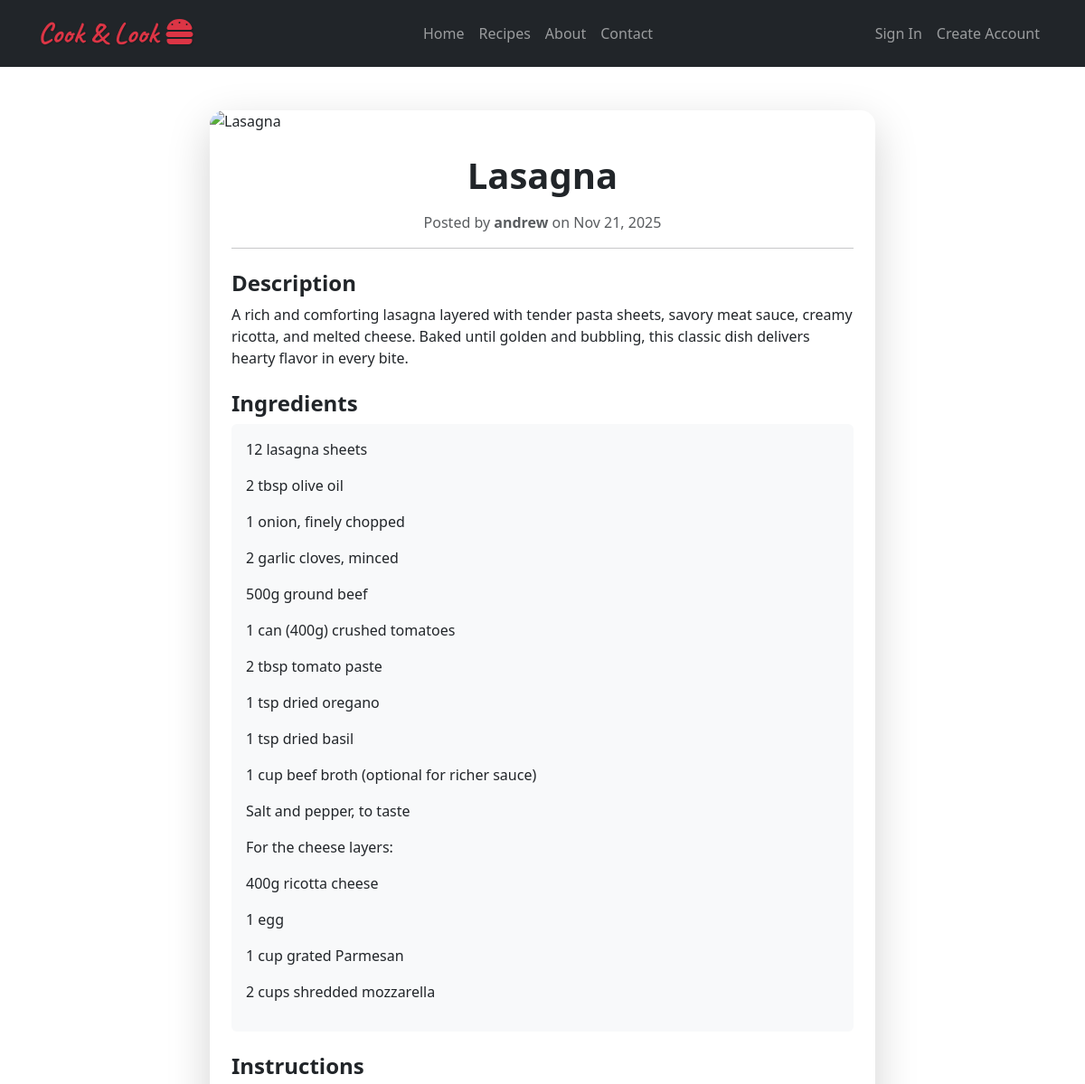
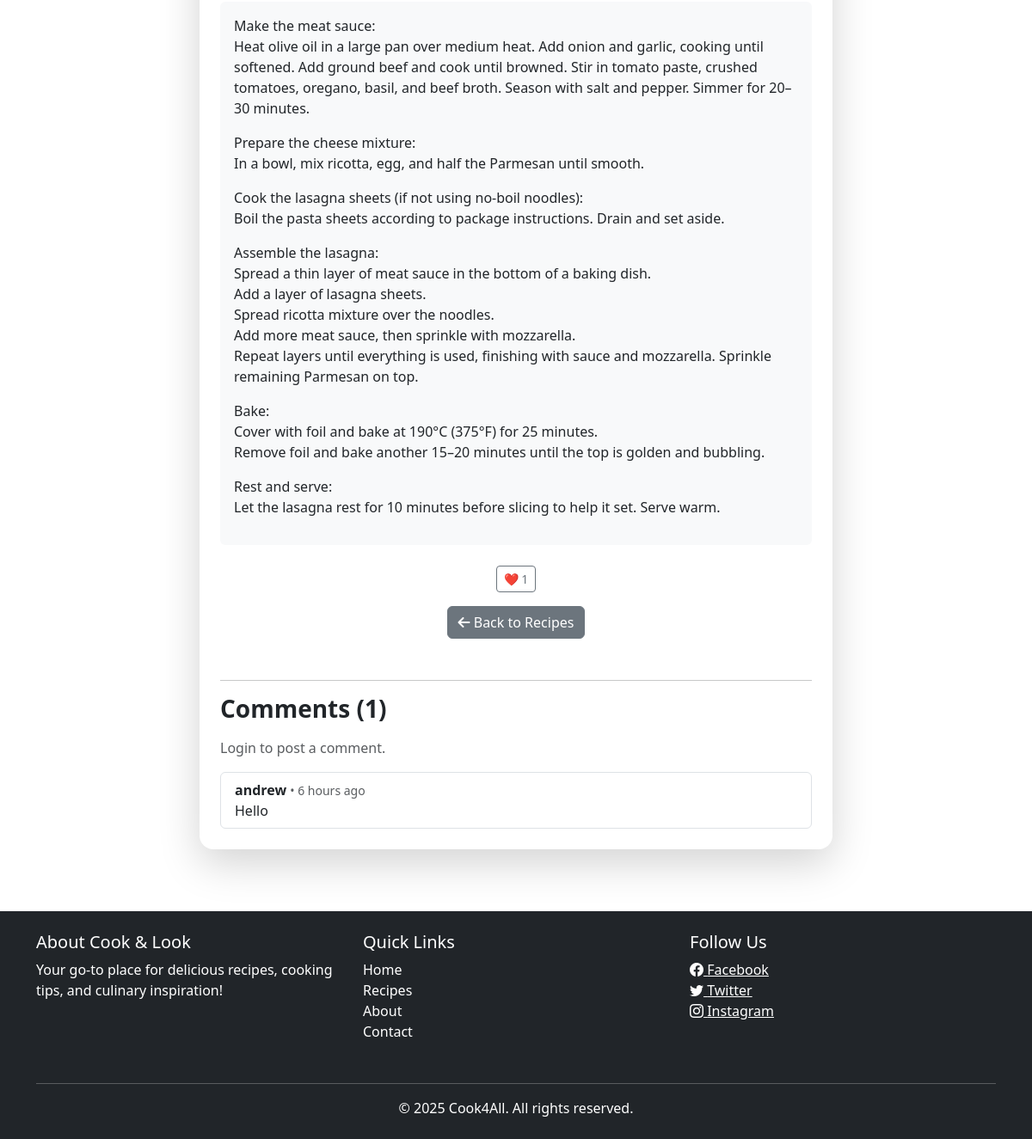
Screenshot of /recipes/4/ with the database file from the repository (2 pictures, top to bottom).
### recipes/models.py (models this page shows, shortened)
class Recipe(models.Model):
    author = models.ForeignKey(User, on_delete=models.CASCADE, related_name="recipes")
    title = models.CharField(max_length=200)
    description = models.TextField()
    ingredients = models.TextField()
    instructions = models.TextField()
    image = CloudinaryField('image', blank=True, null=True)
    created_at = models.DateTimeField(auto_now_add=True)
    likes = models.ManyToManyField(User, related_name="liked_recipes", blank=True)
    saved_by = models.ManyToManyField(User, related_name="saved_recipes", blank=True)
    def total_likes(self):
        return self.likes.count()

class Comment(models.Model):
    recipe = models.ForeignKey(Recipe, on_delete=models.CASCADE, related_name="comments")
    author = models.ForeignKey(User, on_delete=models.CASCADE)
    content = models.TextField()
    created_at = models.DateTimeField(auto_now_add=True)
    updated_at = models.DateTimeField(auto_now=True)

### recipes/views.py (the view)
# urls.py: path("<int:pk>/", RecipeDetailView.as_view(), name="recipe_detail"),
class RecipeDetailView(DetailView):
    model = Recipe
    template_name = "recipes/recipe_detail.html"
    context_object_name = "recipe"

### recipes/templates/recipes/recipe_detail.html (shortened to what this page needs)
{% extends 'base.html' %}
{% load static %}
{% load humanize %}
{% block content %}
<link rel="stylesheet" href="{% static 'recipes/recipe_detail.css' %}">
<div class="container mt-5">
    <div class="row justify-content-center">
        <div class="col-lg-8">
            <div class="card shadow-lg border-0 rounded-4 mb-4">
                {% if recipe.image %}
                <img src="{{ recipe.image.url }}" alt="{{ recipe.title }}" class="card-img-top recipe-image">
                {% endif %}
                <div class="card-body p-4">
                    <h1 class="fw-bold mb-3 text-center">{{ recipe.title }}</h1>
                    <p class="text-muted text-center">
                        Posted by
                        <strong>{{ recipe.author.username }}</strong>
                        on {{ recipe.created_at|date:"M d, Y" }}
                    </p>
                    <hr>
                    <h4 class="mt-4 fw-semibold">Description</h4>
                    <p>{{ recipe.description }}</p>
                    <h4 class="mt-4 fw-semibold">Ingredients</h4>
                    <div class="bg-light p-3 rounded">
                        {{ recipe.ingredients|linebreaks }}
                    </div>
                    <h4 class="mt-4 fw-semibold">Instructions</h4>
                    <div class="bg-light p-3 rounded">
                        {{ recipe.instructions|linebreaks }}
                    </div>
                    <div class="mt-4 text-center">
                        {% if user.is_authenticated %}
                        <form action="{% url 'recipe_like' recipe.pk %}" method="post" class="d-inline">
                            {% csrf_token %}
                            <button type="submit" class="btn btn-outline-danger btn-sm">
                                ❤️ {{ recipe.total_likes }}
                            </button>
                        </form>
                        {% else %}
                        <span class="btn btn-outline-secondary btn-sm">
                            ❤️ {{ recipe.total_likes }}
                        </span>
                        {% endif %}
                    </div>
                    <div class="mt-3 text-center mb-5">
                        <a href="{% url 'recipe_list' %}" class="btn btn-secondary">
                            <i class="fa-solid fa-arrow-left"></i> Back to Recipes
                        </a>
                    </div>
                    <hr>
                    <h3 class="fw-semibold mb-3">Comments ({{ recipe.comments.count }})</h3>
                    {% if user.is_authenticated %}
                    <form action="{% url 'add_comment' recipe.pk %}" method="post" class="mb-4">
                        {% csrf_token %}
                        <div class="mb-2">
                            <textarea name="content" class="form-control" rows="3" placeholder="Write a comment..."></textarea>
                        </div>
                        <button type="submit" class="btn btn-secondary btn-sm">Post Comment</button>
                    </form>
                    {% else %}
                    <p class="text-muted">Login to post a comment.</p>
                    {% endif %}
                    <div class="list-group">
                        {% for comment in recipe.comments.all|dictsortreversed:"created_at" %}
                        <div class="list-group-item d-flex justify-content-between align-items-start">
                            <div>
                                <strong>{{ comment.author.username }}</strong>
                                <small class="text-muted"> • {{ comment.created_at|naturaltime }}</small>
                                <p class="mb-0">{{ comment.content }}</p>
                            </div>
                        </div>
                        {% empty %}
                        <p class="text-muted">No comments yet. Be the first to comment!</p>
                        {% endfor %}
                    </div>
                </div>
            </div>
        </div>
    </div>
</div>
{% endblock %}

### recipes/static/recipes/recipe_detail.css (style rules this page uses)
.recipe-image { max-height: 400px; object-fit: cover; border-top-left-radius: 1rem; border-top-right-radius: 1rem; }

### rows the page displays
Recipe: title "Lasagna", author.username "andrew", created_at "Nov 21, 2025", description "A rich and comforting lasagna layered with tender pasta sheets, savory meat sauce, creamy ricotta, and melted cheese. Baked until golden and bubbling, this classic dish delivers hearty flavor in every bite.", ingredients "12 lasagna sheets 2 tbsp olive oil 1 onion, finely chopped 2 garlic cloves, minced 500g ground beef 1 can (400g) crushed tomatoes 2 tbsp tomato paste 1 tsp dried oregano 1 tsp dried basil 1 cup beef broth (optional for richer sauce) Salt and pepper, to taste For the cheese layers: 400g ricotta cheese 1 egg 1 cup grated Parmesan 2 cups shredded mozzarella", instructions "Make the meat sauce: Heat olive oil in a large pan over medium heat. Add onion and garlic, cooking until softened. Add ground beef and cook until browned. Stir in tomato paste, crushed tomatoes, oregano, basil, and beef broth. Season with salt and pepper. Simmer for 20–30 minutes. Prepare the cheese mixture: In a bowl, mix ricotta, egg, and half the Parmesan until smooth. Cook the lasagna sheets (if not using no-boil noodles): Boil the pasta sheets according to package instructions. Drain and set aside. Assemble the lasagna: Spread a thin layer of meat sauce in the bottom of a baking dish. Add a layer of lasagna sheets. Spread ricotta mixture over the noodles. Add more meat sauce, then…", total_likes "1", comments.count "1"
Comment: author.username "andrew", created_at "6 hours ago", content "Hello"
